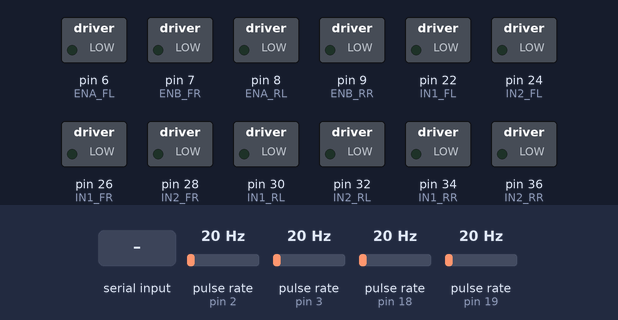
Bench run of a sketch on a simulated Arduino Mega 2560, built with avr-gcc and run on an emulated ATmega2560. Shown: switched loads named in the sketch (green lamp = pin HIGH). Wiring (inferred from the names in the program): 4 × pulse sensor: data pin 2 / data pin 3 / data pin 18 / data pin 19. The test bench sets the inputs (shaded band); at power-on: pulse rate (sensors on pin 2, pin 3, pin 18, pin 19) 20 Hz. What the sketch prints to the serial monitor is not drawn.

Above: at 1.2 s.
1.3 s: "w" received over Serial
At 1.45 s:
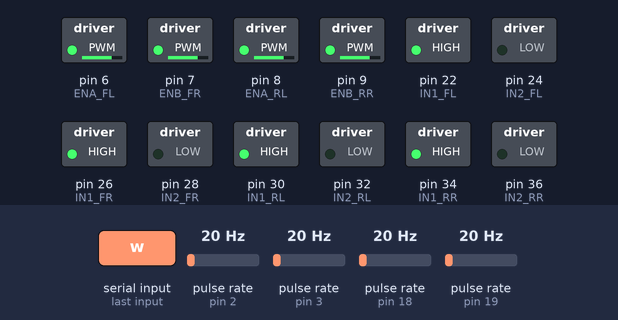
At 3.9 s:
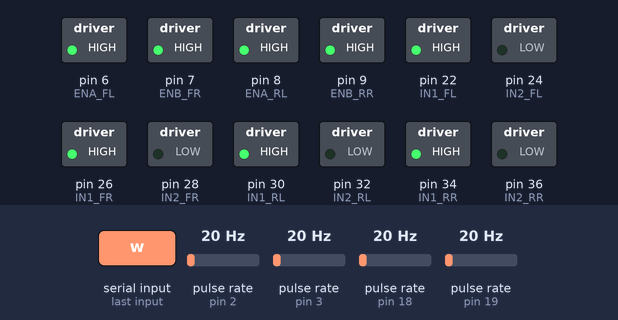
4.3 s: "x" received over Serial
At 5.2 s:
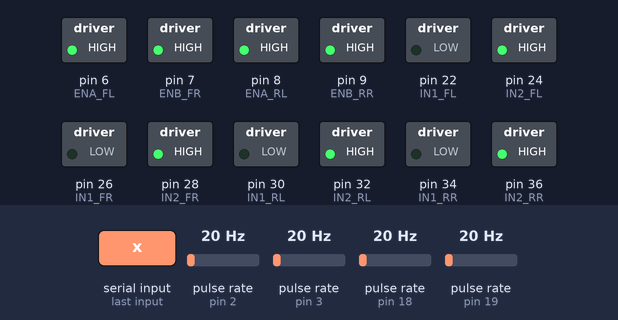
5.8 s: "a" received over Serial
At 7.1 s:
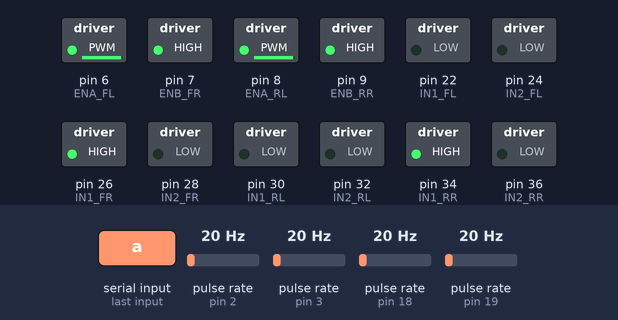
8.8 s: pulse rate (sensor on pin 2) set to 196 Hz
11.8 s: pulse rate (sensor on pin 3) set to 196 Hz
14.8 s: pulse rate (sensor on pin 2) set to 4 Hz
Timing chart, 0 to 22.5 s (numbered marks = the images above; inputs shaded):
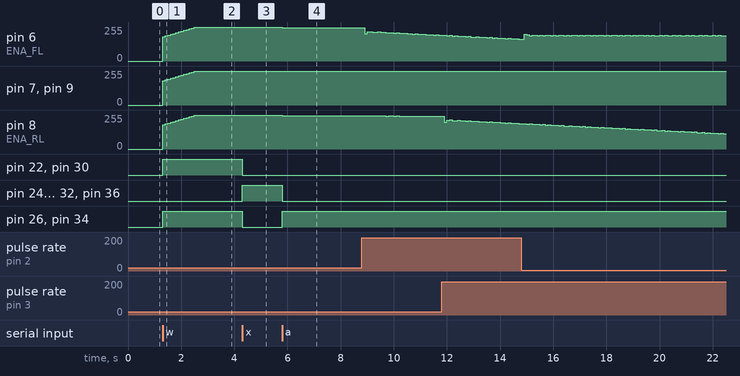

The sketch:

four_wheel_drive.ino
```cpp
/*
 * Arduino Mega 4WD Robot - PRECISE SPEED CONTROL (PID)
 * --- (Corrected Wiring for RPi Pipeline) ---
 * --- VERSION 3 ---
 * - Listens for serial commands from RPi
 * - 'w' = Forward, 'a' = Left, 'd' = Right, 's' = Stop
 * - 'x' = Backward (NEW)
*/

#include <PID_v1.h> // Include the PID library

// --- !! YOU MUST CHANGE THESE !! ---
const double PPR = 600; // <<< PUT YOUR MOTOR'S "Pulses Per Revolution" HERE
const int FORWARD_RPM = 120; // Target RPM for movement
const int TURN_RPM = 100;    // Target RPM for turning

// --- PID Tuning Parameters ---
double Kp = 1.5, Ki = 0.5, Kd = 0.1;

// --- Pin Definitions (Motors - YOUR WIRING) ---
// Driver 1
const int ENA_FL = 6, IN1_FL = 22, IN2_FL = 24; // Front-Left
const int ENB_FR = 7, IN1_FR = 26, IN2_FR = 28; // Front-Right
// Driver 2
const int ENA_RL = 8, IN1_RL = 30, IN2_RL = 32; // Rear-Left
const int ENB_RR = 9, IN1_RR = 34, IN2_RR = 36; // Rear-Right

// --- Pin Definitions (Encoders) ---
const int ENC_A_FL = 2;  // Front-Left (Interrupt 0)
const int ENC_A_FR = 18; // Front-Right (Interrupt 5)
const int ENC_A_RL = 3;  // Rear-Left (Interrupt 1)
const int ENC_A_RR = 19; // Rear-Right (Interrupt 4)

// --- Global PID & RPM Variables ---
double targetRPM_FL = 0, targetRPM_FR = 0, targetRPM_RL = 0, targetRPM_RR = 0;
double currentRPM_FL = 0, currentRPM_FR = 0, currentRPM_RL = 0, currentRPM_RR = 0;
double pwmOutput_FL = 0, pwmOutput_FR = 0, pwmOutput_RL = 0, pwmOutput_RR = 0;

// PID Controller Objects
PID pid_FL(&currentRPM_FL, &pwmOutput_FL, &targetRPM_FL, Kp, Ki, Kd, DIRECT);
PID pid_FR(&currentRPM_FR, &pwmOutput_FR, &targetRPM_FR, Kp, Ki, Kd, DIRECT);
PID pid_RL(&currentRPM_RL, &pwmOutput_RL, &targetRPM_RL, Kp, Ki, Kd, DIRECT);
PID pid_RR(&currentRPM_RR, &pwmOutput_RR, &targetRPM_RR, Kp, Ki, Kd, DIRECT);

// Interrupt Pulse Counters
volatile long pulseCount_FL = 0, pulseCount_FR = 0, pulseCount_RL = 0, pulseCount_RR = 0;
unsigned long lastCalcTime = 0;
const int calcInterval = 100; // Calculate RPM every 100ms

void setup() {
  Serial.begin(9600);

  // Motor pins
  pinMode(ENA_FL, OUTPUT); pinMode(IN1_FL, OUTPUT); pinMode(IN2_FL, OUTPUT);
  pinMode(ENB_FR, OUTPUT); pinMode(IN1_FR, OUTPUT); pinMode(IN2_FR, OUTPUT);
  pinMode(ENA_RL, OUTPUT); pinMode(IN1_RL, OUTPUT); pinMode(IN2_RL, OUTPUT);
  pinMode(ENB_RR, OUTPUT); pinMode(IN1_RR, OUTPUT); pinMode(IN2_RR, OUTPUT);

  // Encoder pins
  pinMode(ENC_A_FL, INPUT_PULLUP);
  pinMode(ENC_A_FR, INPUT_PULLUP);
  pinMode(ENC_A_RL, INPUT_PULLUP);
  pinMode(ENC_A_RR, INPUT_PULLUP);

  // Attach Interrupts
  attachInterrupt(digitalPinToInterrupt(ENC_A_FL), countPulseFL, RISING);
  attachInterrupt(digitalPinToInterrupt(ENC_A_FR), countPulseFR, RISING);
  attachInterrupt(digitalPinToInterrupt(ENC_A_RL), countPulseRL, RISING);
  attachInterrupt(digitalPinToInterrupt(ENC_A_RR), countPulseRR, RISING);

  // Turn on PID controllers
  pid_FL.SetMode(AUTOMATIC); pid_FL.SetOutputLimits(0, 255);
  pid_FR.SetMode(AUTOMATIC); pid_FR.SetOutputLimits(0, 255);
  pid_RL.SetMode(AUTOMATIC); pid_RL.SetOutputLimits(0, 255);
  pid_RR.SetMode(AUTOMATIC); pid_RR.SetOutputLimits(0, 255);

  Serial.println("RPi Motor Controller Ready. (w,a,s,d,x)");
  stopMotors();
}

void loop() {
  // Check for Serial commands
  if (Serial.available() > 0) {
    char command = Serial.read();
    switch (command) {
      case 'w':
        //Serial.println("Cmd: Forward");
        setDirectionForward();
        setAllTargetRPM(FORWARD_RPM);
        break;
      case 'x': // <-- NEW COMMAND
        //Serial.println("Cmd: Backward");
        setDirectionBackward();
        setAllTargetRPM(FORWARD_RPM);
        break;
      case 'a':
        //Serial.println("Cmd: Left");
        setDirectionTurnLeft();
        setTurnLeftRPM(TURN_RPM);
        break;
      case 'd':
        //Serial.println("Cmd: Right");
        setDirectionTurnRight();
        setTurnRightRPM(TURN_RPM);
        break;
      case 's':
        //Serial.println("Cmd: Stop");
        stopMotors();
        break;
    }
  }

  // Calculate RPM and run PID controllers every 'calcInterval' milliseconds
  if (millis() - lastCalcTime >= calcInterval) {
    calculateRPM();

    pid_FL.Compute();
    pid_FR.Compute();
    pid_RL.Compute();
    pid_RR.Compute();

    if (targetRPM_FL != 0 || targetRPM_FR != 0 || targetRPM_RL != 0 || targetRPM_RR != 0) {
      updateMotorPWM();
    }

    lastCalcTime = millis();
  }
}

// --- Interrupt Service Routines (ISRs) ---
void countPulseFL() { pulseCount_FL++; }
void countPulseFR() { pulseCount_FR++; }
void countPulseRL() { pulseCount_RL++; }
void countPulseRR() { pulseCount_RR++; }

// --- RPM Helper Functions ---
void setAllTargetRPM(int rpm) {
  targetRPM_FL = rpm;
  targetRPM_FR = rpm;
  targetRPM_RL = rpm;
  targetRPM_RR = rpm;
}

void setTurnRightRPM(int rpm) {
  targetRPM_FL = rpm; // Left wheels move
  targetRPM_RL = rpm;
  targetRPM_FR = 0;   // Right wheels stop
  targetRPM_RR = 0;
}

void setTurnLeftRPM(int rpm) {
  targetRPM_FL = 0;   // Left wheels stop
  targetRPM_RL = 0;
  targetRPM_FR = rpm; // Right wheels move
  targetRPM_RR = rpm;
}

// --- RPM Calculation ---
void calculateRPM() {
  double rpm_conversion_factor = (1000.0 * 60.0) / (PPR * calcInterval);

  currentRPM_FL = (pulseCount_FL * rpm_conversion_factor);
  currentRPM_FR = (pulseCount_FR * rpm_conversion_factor);
  currentRPM_RL = (pulseCount_RL * rpm_conversion_factor);
  currentRPM_RR = (pulseCount_RR * rpm_conversion_factor);

  pulseCount_FL = 0;
  pulseCount_FR = 0;
  pulseCount_RL = 0;
  pulseCount_RR = 0;
}

// --- Motor Control Functions ---

void setDirectionForward() {
  digitalWrite(IN1_FL, HIGH); digitalWrite(IN2_FL, LOW);
  digitalWrite(IN1_FR, HIGH); digitalWrite(IN2_FR, LOW);
  digitalWrite(IN1_RL, HIGH); digitalWrite(IN2_RL, LOW);
  digitalWrite(IN1_RR, HIGH); digitalWrite(IN2_RR, LOW);
}

// --- NEW FUNCTION ---
void setDirectionBackward() {
  digitalWrite(IN1_FL, LOW); digitalWrite(IN2_FL, HIGH);
  digitalWrite(IN1_FR, LOW); digitalWrite(IN2_FR, HIGH);
  digitalWrite(IN1_RL, LOW); digitalWrite(IN2_RL, HIGH);
  digitalWrite(IN1_RR, LOW); digitalWrite(IN2_RR, HIGH);
}

void setDirectionTurnRight() {
  digitalWrite(IN1_FL, HIGH); digitalWrite(IN2_FL, LOW); // Left Fwd
  digitalWrite(IN1_RL, HIGH); digitalWrite(IN2_RL, LOW);
  digitalWrite(IN1_FR, LOW); digitalWrite(IN2_FR, LOW);  // Right Stop
  digitalWrite(IN1_RR, LOW); digitalWrite(IN2_RR, LOW);
}

void setDirectionTurnLeft() {
  digitalWrite(IN1_FL, LOW); digitalWrite(IN2_FL, LOW);  // Left Stop
  digitalWrite(IN1_RL, LOW); digitalWrite(IN2_RL, LOW);
  digitalWrite(IN1_FR, HIGH); digitalWrite(IN2_FR, LOW); // Right Fwd
  digitalWrite(IN1_RR, HIGH); digitalWrite(IN2_RR, LOW);
}

void updateMotorPWM() {
  analogWrite(ENA_FL, pwmOutput_FL);
  analogWrite(ENB_FR, pwmOutput_FR);
  analogWrite(ENA_RL, pwmOutput_RL);
  analogWrite(ENB_RR, pwmOutput_RR);
}

void stopMotors() {
  setAllTargetRPM(0);

  digitalWrite(IN1_FL, LOW); digitalWrite(IN2_FL, LOW);
  digitalWrite(IN1_FR, LOW); digitalWrite(IN2_FR, LOW);
  digitalWrite(IN1_RL, LOW); digitalWrite(IN2_RL, LOW);
  digitalWrite(IN1_RR, LOW); digitalWrite(IN2_RR, LOW);

  analogWrite(ENA_FL, 0);
  analogWrite(ENB_FR, 0);
  analogWrite(ENA_RL, 0);
  analogWrite(ENB_RR, 0);
}
```

Measured:
- after the input at 1.3 s, pin 6 (ENA_FL), pin 7 (ENB_FR), pin 8 (ENA_RL), pin 9 (ENB_RR): moves from 0/255 to 255/255 over 1.3 s, starting at once; pin 22 (IN1_FL), pin 26 (IN1_FR), pin 30 (IN1_RL), pin 34 (IN1_RR): LOW → HIGH at once
- after the input at 4.3 s, pin 22 (IN1_FL), pin 26 (IN1_FR), pin 30 (IN1_RL), pin 34 (IN1_RR): HIGH → LOW at once; pin 24 (IN2_FL), pin 28 (IN2_FR), pin 32 (IN2_RL), pin 36 (IN2_RR): LOW → HIGH at once
- after the input at 5.8 s, pin 6 (ENA_FL), pin 8 (ENA_RL): 255/255 → 251/255 at once, → 250/255 0.90 s later, → 249/255 1.0 s later, → 248/255 1.0 s later; pin 24 (IN2_FL), pin 28 (IN2_FR), pin 32 (IN2_RL), pin 36 (IN2_RR): HIGH → LOW at once; pin 26 (IN1_FR), pin 34 (IN1_RR): LOW → HIGH at once
